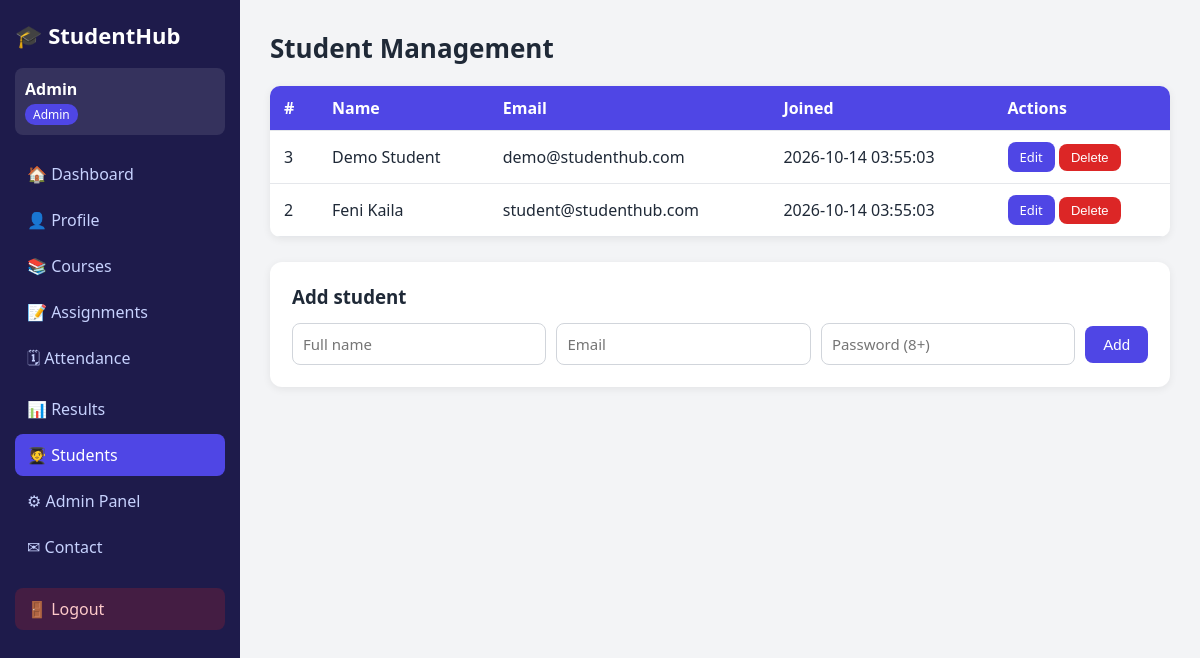
/student_management.php (signed in), run on the app's committed database.
### tables this page shows
CREATE TABLE users (
  id INT AUTO_INCREMENT PRIMARY KEY,
  name VARCHAR(100) NOT NULL,
  email VARCHAR(120) NOT NULL UNIQUE,
  password VARCHAR(255) NOT NULL,
  role ENUM('admin','student') NOT NULL DEFAULT 'student',
  remember_token VARCHAR(64) DEFAULT NULL,
  created_at TIMESTAMP DEFAULT CURRENT_TIMESTAMP
);

### config.php (called while the page is built, shortened)
<?php
function e($s) { return htmlspecialchars((string)$s, ENT_QUOTES, 'UTF-8'); }

### student_management.php (the view, shortened to what this page needs)
<?php
require_once 'config.php';
$edit = null;
$rows = mysqli_query($conn, "SELECT id,name,email,created_at FROM users WHERE role='student' ORDER BY name");
include 'sidebar.php';
?>
<table class="table">
  <tr><th>#</th><th>Name</th><th>Email</th><th>Joined</th><th>Actions</th></tr>
  <?php while ($s = mysqli_fetch_assoc($rows)): ?>
  <tr>
    <td><?= (int)$s['id'] ?></td><td><?= e($s['name']) ?></td><td><?= e($s['email']) ?></td><td><?= e($s['created_at']) ?></td>
    <td>
      <a class="btn small" href="?edit=<?= (int)$s['id'] ?>">Edit</a>
      <form method="post" class="inline" onsubmit="return confirm('Delete this student and all their records?')">
        <button class="btn small danger" name="delete">Delete</button>
      </form>
    </td>
  </tr>
  <?php endwhile; ?>
</table>
<div class="panel">
  <?php if ($edit): ?>
    <h3>Edit student</h3>
    <form method="post" class="row">
      <?= csrf_field() ?><input type="hidden" name="id" value="<?= (int)$edit['id'] ?>">
      <input name="name" value="<?= e($edit['name']) ?>" required>
      <input type="email" name="email" value="<?= e($edit['email']) ?>" required>
      <button class="btn" name="update">Update</button>
      <a class="btn small gray" href="student_management.php">Cancel</a>
    </form>
  <?php else: ?>
    <h3>Add student</h3>
    <form method="post" class="row">
      <input name="name" placeholder="Full name" required>
      <input type="email" name="email" placeholder="Email" required>
      <input type="password" name="password" placeholder="Password (8+)" required>
      <button class="btn" name="add">Add</button>
    </form>
  <?php endif; ?>
</div>
<?php include 'footer.php'; ?>

### style.css (style rules this page uses)
:root { --primary:#4f46e5; --dark:#1e1b4b; --bg:#f3f4f6; --text:#1f2937; --ok:#16a34a; --bad:#dc2626; }
* { box-sizing: border-box; margin: 0; padding: 0; }
body { font-family: "Segoe UI", Arial, sans-serif; background: var(--bg); color: var(--text); }
a { color: var(--primary); text-decoration: none; }
.table { width: 100%; border-collapse: collapse; background: #fff; border-radius: 10px; overflow: hidden; box-shadow: 0 2px 8px rgba(0,0,0,.07); margin-bottom: 25px; }
.table th { background: var(--primary); color: #fff; text-align: left; }
.table th, .table td { padding: 11px 14px; border-bottom: 1px solid #e5e7eb; }
.panel { background: #fff; padding: 22px; border-radius: 12px; box-shadow: 0 2px 8px rgba(0,0,0,.07); margin-bottom: 25px; }
.panel h3 { margin-bottom: 14px; }
input, select, textarea { width: 100%; padding: 10px; border: 1px solid #d1d5db; border-radius: 8px; font-size: 15px; font-family: inherit; }
.row { display: flex; flex-wrap: wrap; gap: 10px; align-items: center; }
.row input, .row select { flex: 1 1 150px; width: auto; }
form.inline { display: inline; }
.btn { display: inline-block; background: var(--primary); color: #fff; border: 0; padding: 10px 18px; border-radius: 8px; cursor: pointer; font-size: 15px; margin-top: 14px; }
.btn.small { padding: 6px 12px; font-size: 13px; margin: 0; }
.btn.danger { background: var(--bad); }
.row .btn { margin-top: 0; }

### data on the page
users: id "3", name "Demo Student", email "demo@studenthub.com", created_at "2026-10-14 03:55:03"
users: id "2", name "Feni Kaila", email "student@studenthub.com", created_at "2026-10-14 03:55:03"

### other printed values
$_SESSION['name'] "Admin"
$_SESSION['role'] "Admin"
$label "🏠 Dashboard 👤 Profile 📚 Courses 📝 Assignments 🗓 Attendance 📊 Results 🧑‍🎓 Students ⚙ Admin Panel ✉ Contact"
$title "Student Management"
